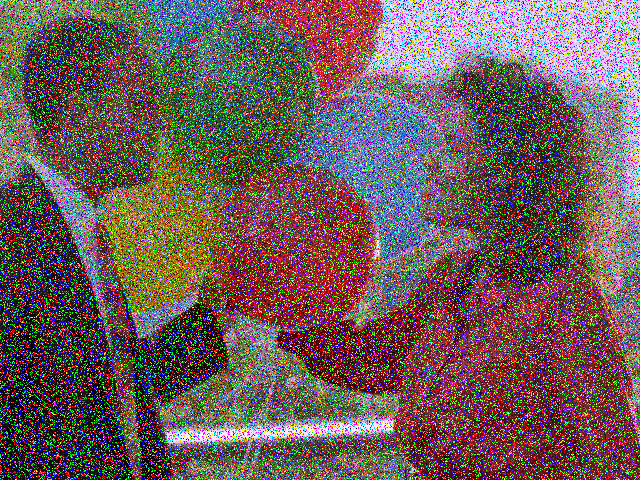
#> input picture w2/balloons_noisy.png, 640 x 480 px
$ jupyter execute lab7.ipynb   (older library calls are emulated)
#> lines starting #> are read from the running program, lines starting #| are printed output that depends on the picture
[cell 1]
import numpy as np
import matplotlib.pyplot as plt
import cv2

# Đọc ảnh mức xám
a = cv2.imread('balloons_noisy.png', cv2.IMREAD_GRAYSCALE)
#> a: shape (480, 640); min 0, max 255, mean 96.4

# Khử nhiễu bằng median filter trước khi xác định biên
a_denoised = cv2.medianBlur(a, 5)
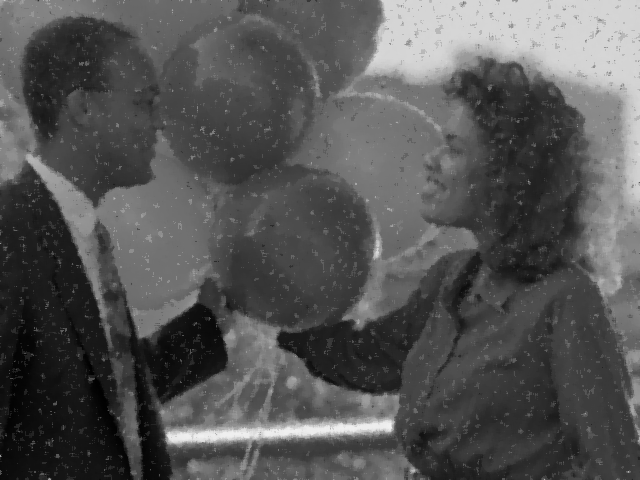
#> a_denoised: shape (480, 640); min 1, max 241, mean 84.7

# Áp dụng Sobel để xác định biên
sobelx = cv2.Sobel(a_denoised, cv2.CV_64F, 1, 0, ksize=3)
sobely = cv2.Sobel(a_denoised, cv2.CV_64F, 0, 1, ksize=3)
b = cv2.magnitude(sobelx, sobely).astype(np.uint8)

cv2.imwrite('sobel_balloons_noisy.png', b)
plt.imshow(b, cmap='gray')
plt.axis('off')
plt.show()

[cell 2]
import numpy as np
import matplotlib.pyplot as plt
import cv2

# Đọc ảnh mức xám
a = cv2.imread('flower.jpeg', cv2.IMREAD_GRAYSCALE)
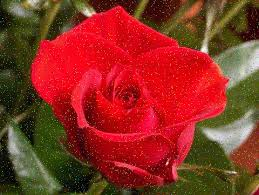
#> input picture w2/flower.jpeg, 259 x 195 px
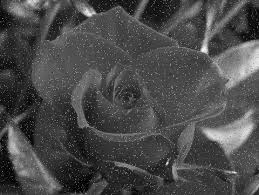
#> a: shape (195, 259); min 0, max 251, mean 74.2

# Khử nhiễu bằng median filter trước khi xác định biên
a_denoised = cv2.medianBlur(a, 5)
#> a_denoised: shape (195, 259)

# Áp dụng Sobel để xác định biên
sobelx = cv2.Sobel(a_denoised, cv2.CV_64F, 1, 0, ksize=3)
#> sobelx: shape (195, 259) float64
sobely = cv2.Sobel(a_denoised, cv2.CV_64F, 0, 1, ksize=3)
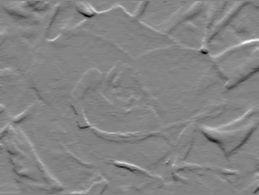
#> sobely: shape (195, 259) float64; min -413, max 381, mean -0.5; drawn with min black and max white
b = cv2.magnitude(sobelx, sobely).astype(np.uint8)
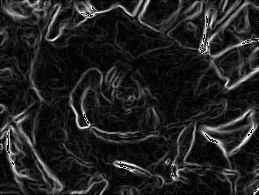
#> b: shape (195, 259); min 0, max 255, mean 33.5

cv2.imwrite('sobel_flower.jpeg', b)
plt.imshow(b, cmap='gray')
plt.axis('off')
plt.show()

[cell 3]
import numpy as np
import matplotlib.pyplot as plt
import cv2

# Đọc ảnh mức xám
a = cv2.imread('baby.jpeg', cv2.IMREAD_GRAYSCALE)
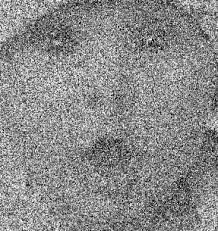
#> input picture w2/baby.jpeg, 218 x 231 px
#> a is the input picture: shape (231, 218); min 0, max 255, mean 137.8

# Khử nhiễu bằng median filter trước khi xác định biên
a_denoised = cv2.medianBlur(a, 5)
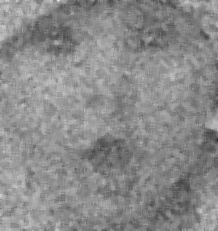
#> a_denoised: shape (231, 218); min 50, max 221, mean 138.5

# Áp dụng Sobel để xác định biên
sobelx = cv2.Sobel(a_denoised, cv2.CV_64F, 1, 0, ksize=3)
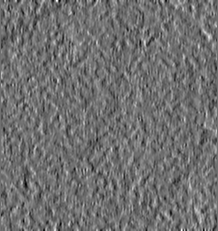
#> sobelx: shape (231, 218) float64; min -206, max 260, mean -0.9; drawn with min black and max white
sobely = cv2.Sobel(a_denoised, cv2.CV_64F, 0, 1, ksize=3)
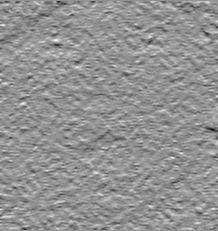
#> sobely: shape (231, 218) float64; min -313, max 231, mean 0.1; drawn with min black and max white
b = cv2.magnitude(sobelx, sobely).astype(np.uint8)
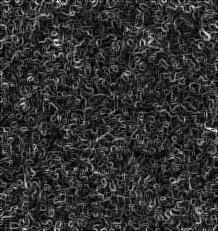
#> b: shape (231, 218); min 0, max 254, mean 49

cv2.imwrite('sobel_baby.jpeg', b)
plt.imshow(b, cmap='gray')
plt.axis('off')
plt.show()
